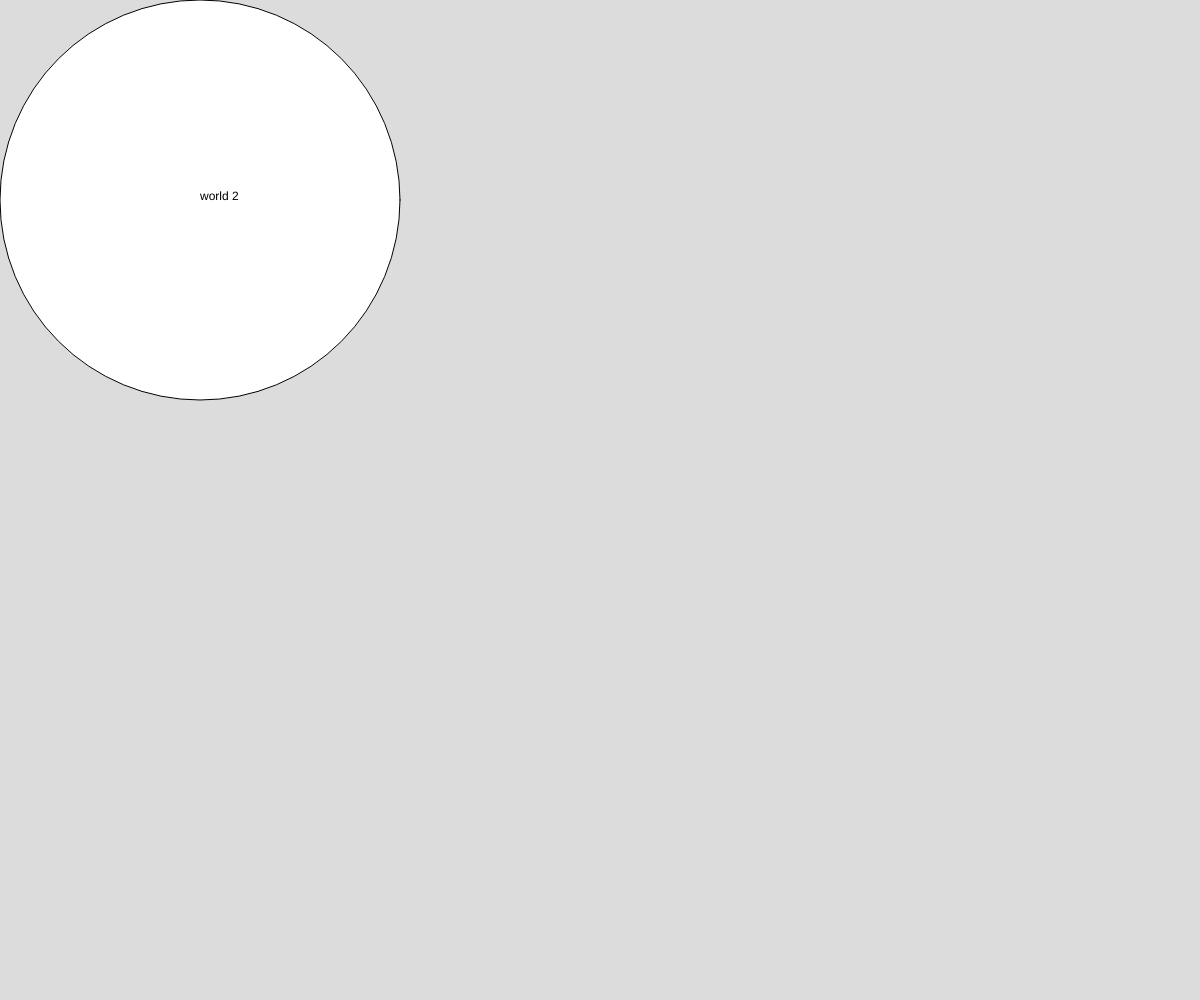
Frame 1 (no input)
Frame 60 (no input): identical to frame 1, image omitted
Frame 120 (the mouse pressed at the canvas centre since frame 60): identical to frame 1, image omitted

The p5.js sketch that drew this single still picture (run headless with seeded random() and noise() and a simulated clock; from frame 60 on, the mouse is pressed at the canvas centre):

// p5.js sketch
// ── sketch.js
function setup() {
  createCanvas(windowWidth, windowHeight);
}

function draw() {
  background(220);

  circle(200, 200, 400);
  text("world 2", 200, 200);
}
